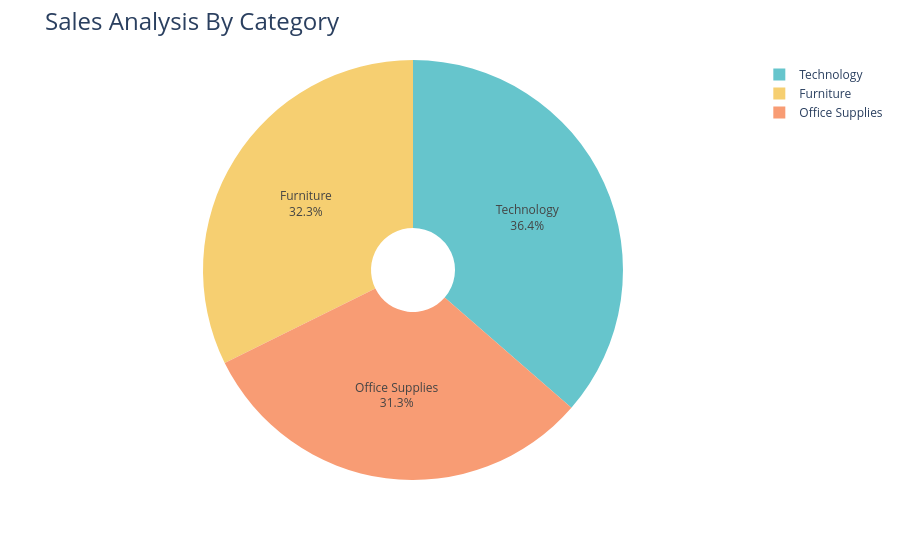

This figure's notebook cell:
### Code cell
fig = px.pie(sales_by_category,
             values='Sales',
             names='Category',
             hole=0.2,
             color_discrete_sequence=px.colors.qualitative.Pastel)

fig.update_traces(textposition='inside', textinfo= 'percent+label')
fig.update_layout(title_text='Sales Analysis By Category',title_font=dict(size=24))

fig.show()

### Figure 1 — Plotly figure (JSON) as saved in the notebook; plotly's stock layout.template omitted (floating-point values rounded to 4 significant figures)
{"data": [{"domain": {"x": [0, 1], "y": [0, 1]}, "hole": 0.2, "hovertemplate": "Category=%{label}<br>Sales=%{value}<extra></extra>", "labels": ["Furniture", "Office Supplies", "Technology"], "legendgroup": "", "name": "", "showlegend": true, "textinfo": "percent+label", "textposition": "inside", "type": "pie", "values": [742000.0, 719000.0, 836200.0]}], "layout": {"legend": {"tracegroupgap": 0}, "margin": {"t": 60}, "piecolorway": ["rgb(102, 197, 204)", "rgb(246, 207, 113)", "rgb(248, 156, 116)", "rgb(220, 176, 242)", "rgb(135, 197, 95)", "rgb(158, 185, 243)", "rgb(254, 136, 177)", "rgb(201, 219, 116)", "rgb(139, 224, 164)", "rgb(180, 151, 231)", "rgb(179, 179, 179)"], "title": {"font": {"size": 24}, "text": "Sales Analysis By Category"}}}
